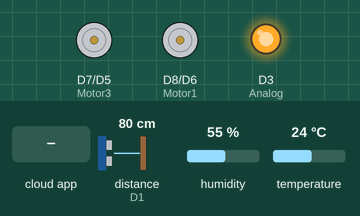
The sketch below on a simulated ESP8266 (NodeMCU). Shown: motor-driver pin pairs drawn as motors (green arrow = first pin HIGH = forward, orange = second pin HIGH = backward, longer = more drive), output pins drawn as LEDs (lit = HIGH). The test bench sets the inputs (shaded band); at power-on: distance to the obstacle (sensor on D1) 80 cm, humidity 55 %, temperature 24 °C. The echo pulse lasts 58.3 µs per cm; pins used as bus, display or sensor lines are not drawn; what the sketch prints to the serial monitor is not drawn.

Above: at 2.7 s.
2.8 s: the phone or cloud app sets semiintegrador.onooff to 1
At 4.1 s:
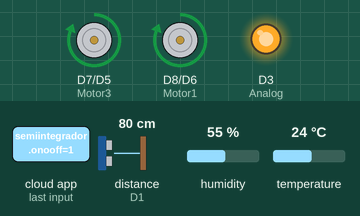
4.4 s: distance to the obstacle (sensor on D1) set to 32 cm
7.4 s: distance to the obstacle (sensor on D1) set to 26 cm
At 7.9 s:
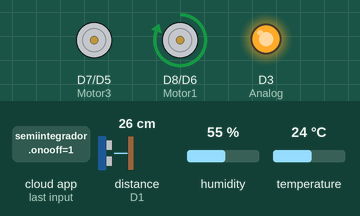
10.4 s: the phone or cloud app sets semiintegrador.izqder to 1
13.4 s: the phone or cloud app sets semiintegrador.velocidad to 0
At 15.5 s:
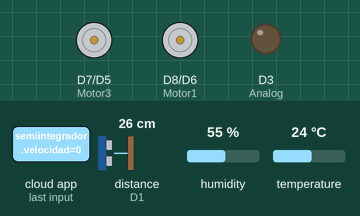
Timing chart, 0 to 17.0 s (numbered marks = the images above; inputs shaded):
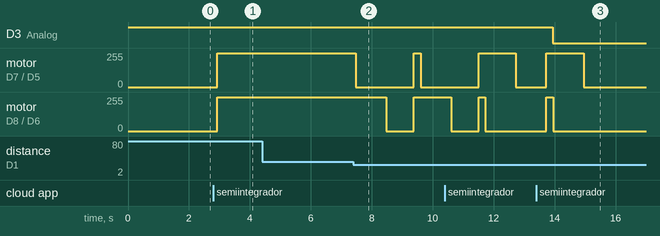

The sketch:

Carrito_Sensores.ino
```cpp
#include "DHT.h"

/************************** Config. comunicacion ***********************************/

#include "config.h"

/************************ Example Starts Here *******************************/
#define Analog D3
#define DHTPIN D4
#define DHTTYPE DHT11
#define echo D1
#define trigger D2
#define Motor1 D8
#define Motor3 D7
#define Motor2 D6
#define Motor4 D5
DHT dht(DHTPIN, DHTTYPE);
AdafruitIO_Feed *iniciar = io.feed("semiintegrador.onooff");
AdafruitIO_Feed *lado = io.feed("semiintegrador.izqder");
AdafruitIO_Feed *distancia = io.feed("semiintegrador.ultrasonico");
AdafruitIO_Feed *dfinal = io.feed("semiintegrador.dfinal");
AdafruitIO_Feed *temperatura = io.feed("semiintegrador.temperatura");
AdafruitIO_Feed *humedad = io.feed("semiintegrador.humedad");
AdafruitIO_Feed *velocidad = io.feed("semiintegrador.velocidad");
AdafruitIO_Feed *area = io.feed("semiintegrador.area");
int veces = 0, contador = 0;
int dis[8], disfinal[4];
boolean ini = false, der = false;
float tiempo_de_espera, distancias, h, t;
int potencia = 1023;
void setup() {
  pinMode(Analog, OUTPUT);
  pinMode(Motor1, OUTPUT);
  pinMode(Motor2, OUTPUT);
  pinMode(Motor3, OUTPUT);
  pinMode(Motor4, OUTPUT);
  pinMode (trigger, OUTPUT);
  pinMode (echo, INPUT);
  analogWrite(Analog, potencia);
  Serial.begin(115200);
  while (! Serial);
  iniciar->onMessage(handleIniciar);
  lado->onMessage(handleLado);
  velocidad->onMessage(handleVelocidad);
  Serial.print("Conectando a Adafruit IO");
  io.connect();
  while (io.status() < AIO_CONNECTED) {
    Serial.print(".");
    delay(500);
  }
  Serial.println();
  Serial.println(io.statusText());
  dht.begin();
  velocidad->get();
  iniciar->get();
  lado->get();
}

void loop() {
  delay(100);
  io.run();
  if (ini) {
    Temp();
    Ultrasonico();
    if (distancias < 30) {
      detener();
      dis[veces] = distancias;
      veces++;
      if (der) {
        Serial.println("Girando a la derecha");
        giroDer();
        delay(1000);
        detener();
        delay(1000);
        Ultrasonico();
        dis[veces] = distancias;
        veces++;
      }
      else {
        Serial.println("Girando a la izquierda");
        giroIzq();
        delay(1000);
        detener();
        delay(900);
        Ultrasonico();
        dis[veces] = distancias;
        veces++;
      }
    }
    contador++;
    if (contador == 20) {
      mandarDatos();
      contador = 0;
    }
    if (veces >= 8) {
      Serial.println("Se completo el ciclo");
      detener();
      ini = false;
      disfinal[0] = dis[0] + dis[3];
      disfinal[1] = dis[1] + dis[6];
      disfinal[2] = dis[2] + dis[5];
      disfinal[3] = dis[4] + dis[7];
      for (int i = 0; i < 4; i++) {
        Serial.print ("Distancias guardada ");
        Serial.print (i);
        Serial.print (":");
        Serial.println (disfinal[i]);
        dfinal->save(disfinal[i]);
        delay(2000);
      }
      area->save(disfinal[0] * disfinal[1]);
    }
    else
    {
      avanzar();
      Serial.print ("Avanzando ");
    }

  }
}
void Temp() {
  h = dht.readHumidity();
  t = dht.readTemperature();
  Serial.print("temperatura: ");
  Serial.print(t);
  Serial.print(" humedad: ");
  Serial.println(h);
}
void mandarDatos() {
  distancia->save(distancias);
  temperatura->save(t);
  humedad->save(h);
}
void Ultrasonico()
{
  digitalWrite (trigger, LOW);
  delayMicroseconds(2);
  digitalWrite (trigger, HIGH);
  delayMicroseconds (10);
  digitalWrite (trigger, LOW);
  tiempo_de_espera = pulseIn (echo, HIGH);
  distancias = (tiempo_de_espera / 2) / 29.15;
  Serial.print ("Distancia: ");
  Serial.print (distancias);
  Serial.println ("cm");
}
void avanzar() {
  digitalWrite (Motor3, HIGH);
  digitalWrite (Motor4, LOW);
  digitalWrite (Motor1, HIGH);
  digitalWrite (Motor2, LOW);
}
void detener() {
  digitalWrite (Motor3, LOW);
  digitalWrite (Motor4, LOW);
  digitalWrite (Motor1, LOW);
  digitalWrite (Motor2, LOW);
}
void giroDer() {
  digitalWrite (Motor3, HIGH);
  digitalWrite (Motor4, LOW);
  digitalWrite (Motor1, LOW);
  digitalWrite (Motor2, LOW);
}
void giroIzq() {
  digitalWrite (Motor3, LOW);
  digitalWrite (Motor4, LOW);
  digitalWrite (Motor1, HIGH);
  digitalWrite (Motor2, LOW);
}
void handleIniciar(AdafruitIO_Data *dataini) {

  Serial.print("received <- ");

  if (dataini->toPinLevel() == HIGH) {
    Serial.println("Iniciar");
    ini = true;
    for (int i = 0; i < 4; i++) {
      disfinal[i] = 0;
    }
    for (int i = 0; i < 8; i++) {
      dis[i] = 0;
    }
    veces = 0;
  }
  else {
    Serial.println("Detener");
    ini = false;
    detener();
  }
}
void handleLado(AdafruitIO_Data *datalado) {

  Serial.print("received <- ");

  if (datalado->toPinLevel() == HIGH) {
    Serial.println("DER");
    der = true;
  }
  else {
    Serial.println("IZQ");
    der = false;
  }
}
void handleVelocidad(AdafruitIO_Data *datavelo) {

  Serial.print("received <- ");
  Serial.println(datavelo->toInt());
  analogWrite(Analog, datavelo->toInt());
}
```

config.h
```cpp
/************************ Adafruit IO Config *******************************/
#define IO_USERNAME "Your_Username"
#define IO_KEY "aio_BeGB50AA5jCfqXQLSKFqk5rdasdsa"
/******************************* WIFI **************************************/
#define WIFI_SSID "Your_Wifi"
#define WIFI_PASS "Yourwifipassword"
#include "AdafruitIO_WiFi.h"
AdafruitIO_WiFi io(IO_USERNAME, IO_KEY, WIFI_SSID, WIFI_PASS);
```

Measured:
- the behaviour switches between 30 and 29 cm on distance to the obstacle (sensor on D1) (found by bisection; images 1 and 2)
- after the input at 2.8 s, motor on D7 (Motor3) / D5 (Motor4), motor on D8 (Motor1) / D6 (Motor2): stopped → forward 255/255 after 0.13 s
- after the input at 4.4 s, every drawn part: stays the same
- after the input at 7.4 s, motor on D7 (Motor3) / D5 (Motor4): forward 255/255 → stopped after 0.07 s, → forward 255/255 1.9 s later, → stopped 0.23 s later; motor on D8 (Motor1) / D6 (Motor2): forward 255/255 → stopped after 1.1 s, → forward 255/255 0.90 s later
- after the input at 13.4 s, D3 (Analog): HIGH → LOW after 0.53 s
